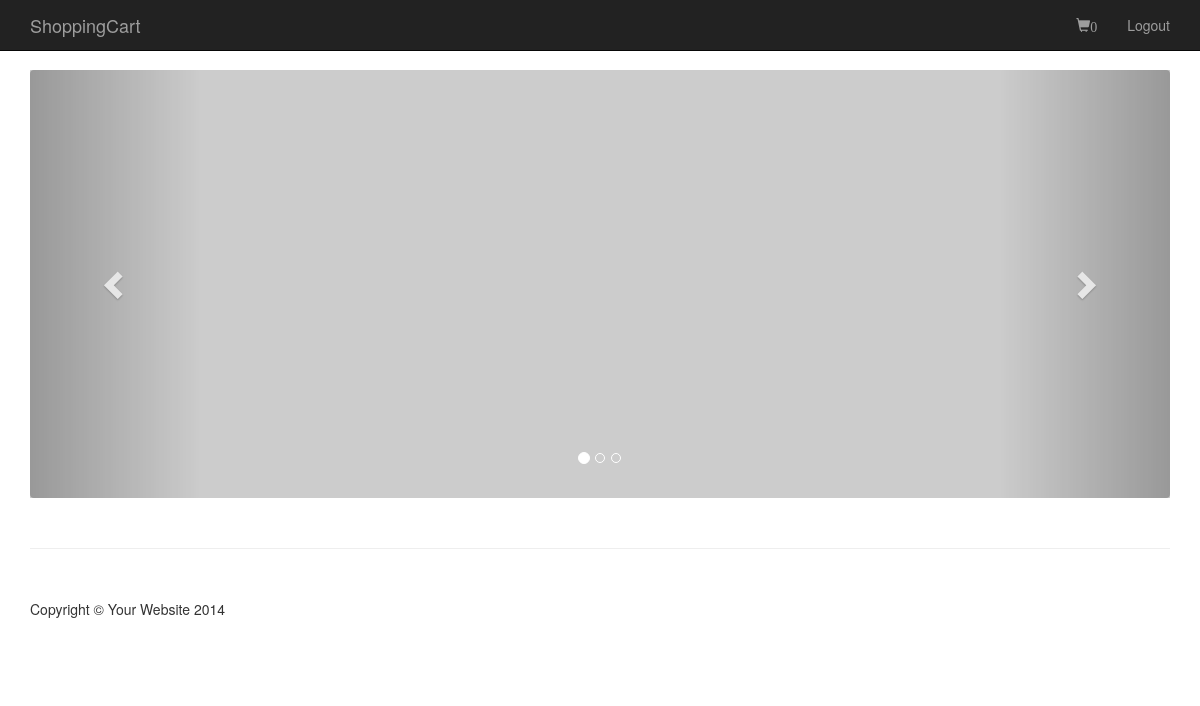
Before: /cliente/index.php (signed in) with the older database file.
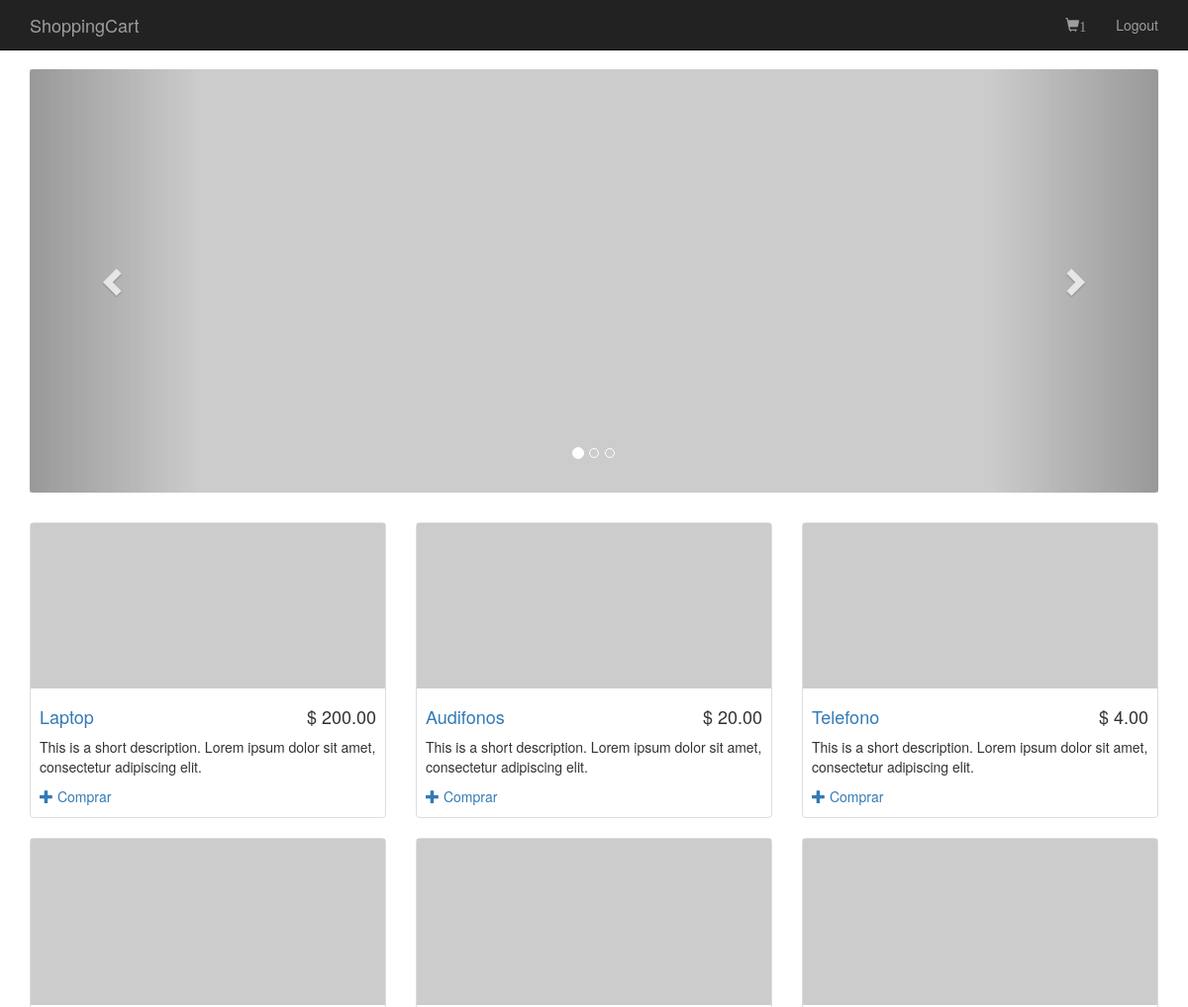
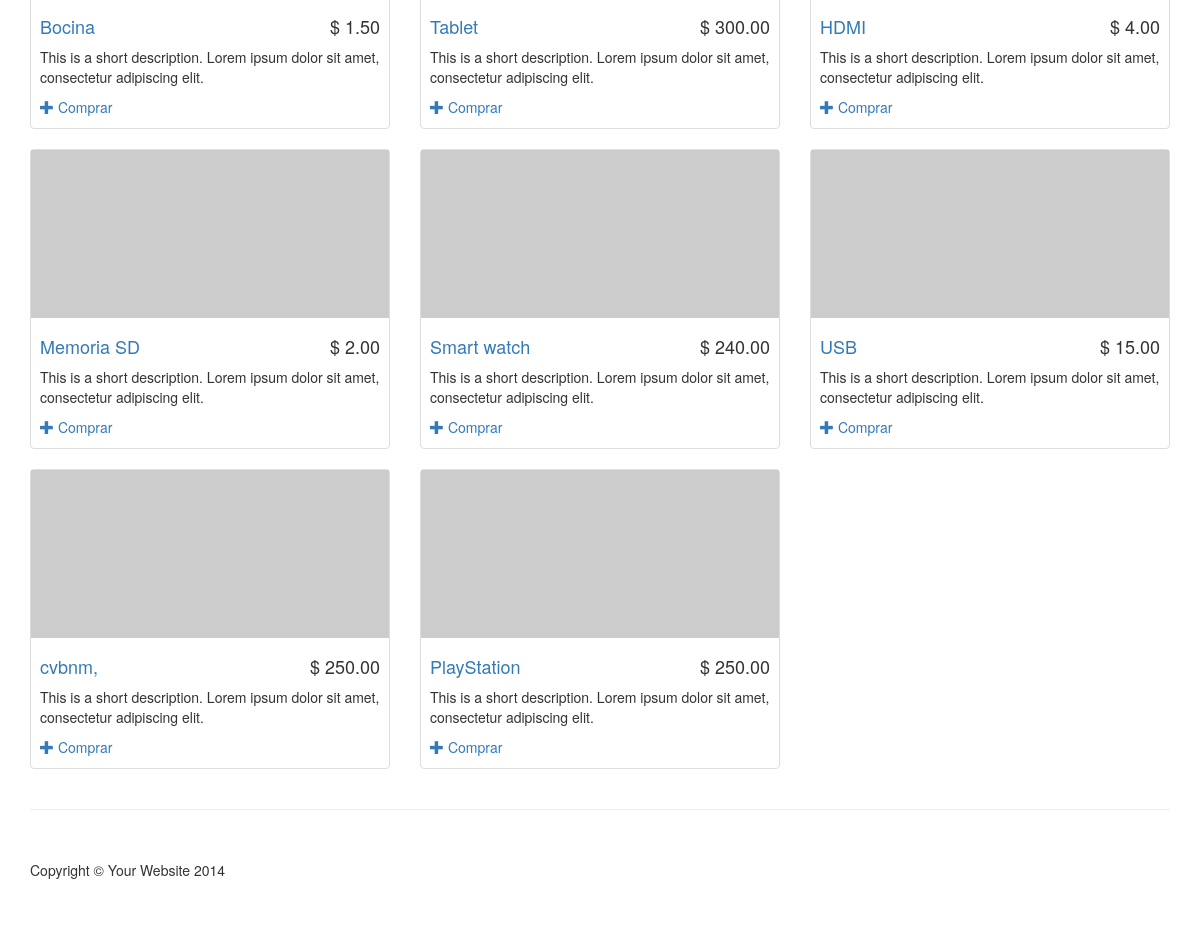
After: the same page with the newer database file (2 pictures, top to bottom).
### tables this page shows
CREATE TABLE IF NOT EXISTS `producto` (
  `id_producto` int(11) NOT NULL AUTO_INCREMENT,
  `nombre` varchar(30) NOT NULL,
  `precio` float NOT NULL,
  `stock` varchar(10) NOT NULL,
  PRIMARY KEY (`id_producto`)
);

### cliente/index.php (the view, shortened to what this page needs)
<?php
 include "../conexion.php";
 $query = "SELECT a.id,a.producto,b.id_producto,b.nombre FROM `cart` a join `producto` b on a.producto=b.id_producto WHERE user=".$_SESSION['id'];
 $resultado = mysqli_query($conexion,$query);
 $total = mysqli_num_rows($resultado);
?>
<!DOCTYPE html>
<html lang="en">
<head>
    <link href="../bootstrap/css/bootstrap.min.css" rel="stylesheet">
    <link href="../bootstrap/css/shop-homepage.css" rel="stylesheet">
    <link href="../assets/css/sweet-alert.css" rel="stylesheet">
</head>
<body>
    <nav class="navbar navbar-inverse navbar-fixed-top" role="navigation">
        <div class="container">
            <div class="navbar-header">
                <a class="navbar-brand" href="index.php">ShoppingCart</a>
            </div>
            <div class="collapse navbar-collapse" id="bs-example-navbar-collapse-1">
                <ul class="nav navbar-nav navbar-right">
                    <li>
                        <a href="cart.php"><span class="glyphicon glyphicon-shopping-cart"><?php echo isset($total) ? $total : '0';?></span></a>
                    </li>
                    <li><a href="logout.php">Logout</a></li>
                </ul>
            </div>
        </div>
    </nav>
    <div class="container">
        <div class="row">
            <div class="col-md-12">
                <div class="row carousel-holder">
                    <div class="col-md-12">
                        <div id="carousel-example-generic" class="carousel slide" data-ride="carousel">
                            <ol class="carousel-indicators">
                                <li data-target="#carousel-example-generic" data-slide-to="0" class="active"></li>
                                <li data-target="#carousel-example-generic" data-slide-to="1"></li>
                                <li data-target="#carousel-example-generic" data-slide-to="2"></li>
                            </ol>
                            <div class="carousel-inner">
                                <div class="item active">
                                    <img class="slide-image" src="http://placehold.it/800x300" alt="">
                                </div>
                            </div>
                            <a class="left carousel-control" href="#carousel-example-generic" data-slide="prev">
                                <span class="glyphicon glyphicon-chevron-left"></span>
                            </a>
                            <a class="right carousel-control" href="#carousel-example-generic" data-slide="next">
                                <span class="glyphicon glyphicon-chevron-right"></span>
                            </a>
                        </div>
                    </div>
                </div>
                <div class="row">
<?php
$query = "SELECT `id_producto`, `nombre`, `precio`, `stock` FROM `producto` WHERE 1";
$resultado = mysqli_query($conexion,$query);
while($row = mysqli_fetch_array($resultado))
{
?>
                    <div class="col-sm-4 col-lg-4 col-md-4">
                        <div class="thumbnail">
                            <img src="http://placehold.it/320x150" alt="">
                            <div class="caption">
                                <h4 class="pull-right">$ <?php echo number_format($row['precio'],2)?></h4>
                                <h4><a href="#"><?php echo $row['nombre'];?></a>
                                </h4>
                                <p>This is a short description. Lorem ipsum dolor sit amet, consectetur adipiscing elit.</p>
                                <a href='#' onclick="agregar('cart.php?id_producto=<?php echo $row["id_producto"]?>',event);"><span class='glyphicon glyphicon-plus' aria-hidden='true'></span>  Comprar</a>
                            </div>
                        </div>
                    </div>
<?php }?>
                </div>
            </div>
        </div>
    </div>
    <div class="container">
        <hr>
        <footer>
            <div class="row">
                <div class="col-lg-12">
                    <p>Copyright &copy; Your Website 2014</p>
                </div>
            </div>
        </footer>
    </div>
</body>
</html>

Changed rows visible on the page:
added producto: precio "200.00", nombre "Laptop"
added producto: precio "20.00", nombre "Audifonos"
added producto: precio "4.00", nombre "Telefono"
added producto: precio "1.50", nombre "Bocina"
added producto: precio "300.00", nombre "Tablet"
added producto: precio "4.00", nombre "HDMI"
added producto: precio "2.00", nombre "Memoria SD"
added producto: precio "240.00", nombre "Smart watch"
added producto: precio "15.00", nombre "USB"
added producto: precio "250.00", nombre "cvbnm,"
added producto: precio "250.00", nombre "PlayStation"
Other visible differences:
$total: "0" → "1"
